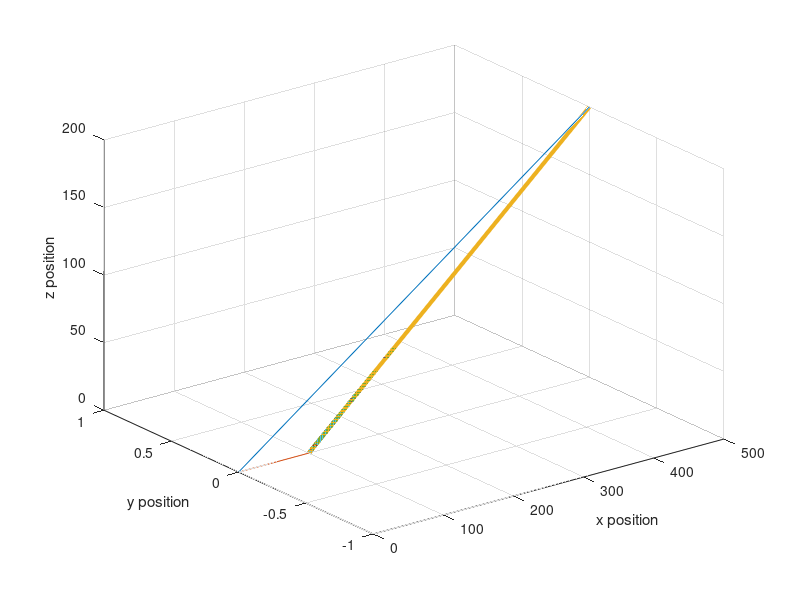

MATLAB code for this plot: (Note: this script raises an error after producing the figure.)
clear; clc;

% choosen by mission requirements
r0 = [500; 0; 200];       % chaser inital position relative to the target
rT = [100; 0; 0];    % goal position of the chaser relative to the target
rho_0 = norm(r0-rT);    % magnitude of r0     
rho_dot_0 = -1;       % inital commanded velocity [m/s]
rho_dot_T = -0.3;       % velocity to arrive at target position [m/s]

% compute unit vector components
x0 = r0(1);
y0 = r0(2);
z0 = r0(3);
xT = rT(1);
yT = rT(2);
zT = rT(3);
cos_alpha = (x0-xT)/rho_0;
cos_beta = (y0-yT)/rho_0;
cos_gamma = (z0-zT)/rho_0;
% compute unit vector components
rho_unit_vec = [cos_alpha cos_beta cos_gamma]'; % rho unit direction vector


a = (rho_dot_0-rho_dot_T)/rho_0;        % a<0

T = (1/a)*log(rho_dot_T/rho_dot_0);     % total time of rendezvous trajectory
N = 10;                                  % number of thruster firings
delta_T = T/N;                          % time between successive pulses

m = 0:N-1;
t_m = m*delta_T;                        % intervals when thrusters are fired
t_steps = length(t_m);

rho_m = zeros(1,t_steps);           % store distance to go values
rho_vecs = zeros(3,t_steps);        % store rho vectors (rho_m*rho_unit_vec)
rm = zeros(3,t_steps);              % change in distance to go from target
for i = 1:t_steps
    rho_m(i) = (rho_0*exp(a*t_m(i)) + (rho_dot_T/a)*(exp(a*t_m(i))-1)); % rho vector magnitude
    rho_vecs(:,i) = rho_unit_vec;           % populate with unit vectors
    rho_vecs(:,i) = rho_m(i)*rho_vecs(:,i); % multiply rho magnitude with rho unit vectors
    rm(:,i) = rT + rho_m(i)*rho_unit_vec;   % rm == rT at time T
end



plot3([0 r0(1)], [0 r0(2)], [0 r0(3)])  % r0 vector
hold("on")
plot3([0 rT(1)], [0 rT(2)], [0 rT(3)])  % rT vector
grid("on")

% 2d plot
% plot([0 r0(1)], [0 r0(3)])  % r0 vector
% hold("on")
% plot([0 rT(1)], [0 rT(3)])  % rT vector
% hold("on")
% plot([rT(1) r0(1)], [rT(3) r0(3)], "--")  % rho_0 vector
% hold("on")

% plot distance vectors
for i = 1:t_steps

    % 3d plot
    plot3([rT(1) rho_vecs(1,i)+rT(1)], [rT(2) rho_vecs(2,i)+rT(2)], [rT(3) ...
        rho_vecs(3,i)+rT(3)], "-", 'LineWidth',3)
    hold("on")

    % 2d plot
    % plot rho_vecs
%     plot([rT(1) rho_vecs(1,i)+rT(1)], [rT(3) rho_vecs(3,i)+rT(3)], "-", 'LineWidth',3)
%     hold("on")
    % plot rm
%     plot([0 rm(1,i)], [0 rm(3,i)], 'LineWidth',3)
%     hold("on")
end

grid("on")
xlabel("x position")
ylabel("y position")
zlabel("z position")


% parameters
mu = 398600;            % [km3/s2]
rRef = 6600;            % 222km altitude [km]
n = sqrt(mu/rRef^3);

t = delta_T;              % total trajectory time

% compute 
cw = [4-3*cos(n*t) 0 0 sin(n*t)/n 2*(1-cos(n*t))/n 0;
      6*(sin(n*t)-n*t) 1 0 2*(cos(n*t)-1)/n (4*sin(n*t)-3*n*t)/n 0;
      0 0 cos(n*t) 0 0 sin(n*t)/n;
      3*n*sin(n*t) 0 0 cos(n*t) 2*sin(n*t) 0;
      6*(n*cos(n*t)-n) 0 0 -2*sin(n*t) 4*cos(n*t)-3 0;
      0 0 -n*sin(n*t) 0 0 cos(n*t)];


% pull 3x3 matrices out of cw
A = cw(1:3,1:3);
B = cw(1:3,4:6);
C = cw(4:6,1:3);
D = cw(4:6,4:6);

% % compute the missing boundary conditions
% r = rm(:,2);        % final position from the target spacecraft
% v0 = B\(r-A*r0);    % compute the initial velocity to get to the final position
% v = C*r0 + D*v0;    % compute the final velocity at the final position
% 
% % sim
% deltaT = 0.01;
% x0 = [r0; v0];
% x_hist = cw_propagator(x0,n,t,deltaT);


% position vector of chaser relative to target from r0 to rT
r = rm;             % positions to arrive at
r(:,end+1) = rT;    % populate with the final arrival position

v0 = zeros(3,t_steps);  % storage for velocities to get to next waypoint
v = zeros(3,t_steps); % storage for velocities at the next waypoint

sim_delta_T = 0.01;     % resolution of CW sim
for i = 1:t_steps
    v0(:,i) = B\(r(:,i+1)-A*r(:,i));    % compute the initial velocity to get to the next waypoint
    v(:,i) = C*r(:,i) + D*v0(:,i);    % compute the final velocity at the next waypoint

    % sim
    x0 = [r(:,i); v0(:,i)];
    x_hist = cw_propagator(x0,n,t,sim_delta_T);

    % plotting trajectory
    x = x_hist(1,:);
    y = x_hist(2,:);
    z = x_hist(3,:);
    
    plot3(x,y,z)
    title('Glideslope Trajectory')
    xlabel('x position [km]') 
    ylabel('y position [km]')
    zlabel('z position [km]') 
    set(gca,'Ydir','reverse','Zdir','reverse')
    grid("on")
end

% plot velocity vector
% plot3([r0(1) v0(1,i)+r0(1)], [r0(2) v0(2,i)+r0(2)], [r0(3) ...
%     v0(3,i)+r0(3)], "-", 'LineWidth',3)
% hold("on")

% matches the magnitude of rho_dot_0 = -1, rho_dot_T = -0.3
% i.e. generated velocity vectors matches the desired inital and final
% constraints
rho_dot_T = -0.3;
v0_norm = norm(v(:,1))
vT_norm = norm(v(:,end))
